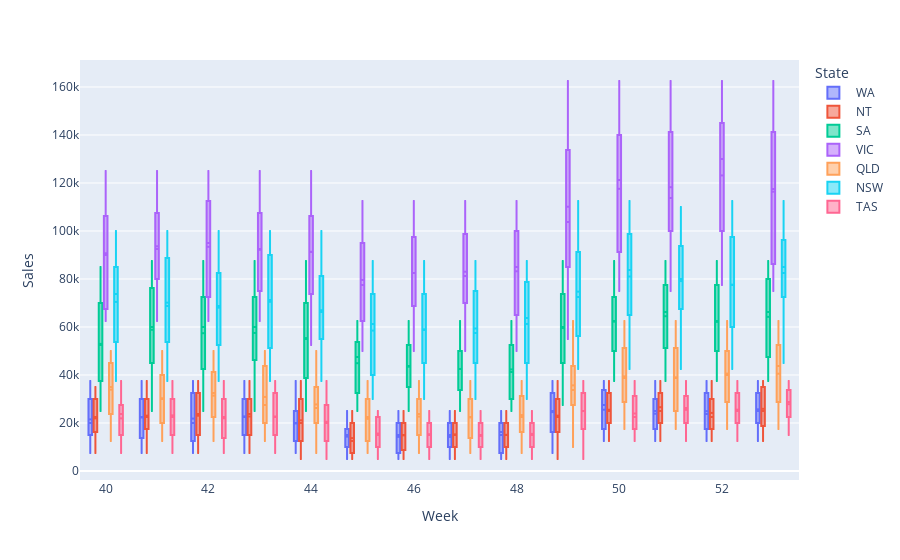

The notebook cell saved with this chart:
### Code cell
# All Weekly Data Statitics wrt State
fig = px.box(sales_df, x = 'Week', y='Sales', color='State')
fig.update_traces(boxmean=True)
fig.show()

### Figure 1 — Plotly figure (JSON) as saved in the notebook; plotly's stock layout.template omitted (floating-point values rounded to 4 significant figures; data arrays with more than 128 entries replaced by an {"elided": "..."} marker saying what was removed)
{"data": [{"alignmentgroup": "True", "boxmean": true, "hovertemplate": "State= WA<br>Week=%{x}<br>Sales=%{y}<extra></extra>", "legendgroup": " WA", "marker": {"color": "#636efa"}, "name": " WA", "notched": false, "offsetgroup": " WA", "orientation": "v", "showlegend": true, "type": "box", "x": {"elided": "1080 int values"}, "x0": " ", "xaxis": "x", "y": {"elided": "1080 int values"}, "y0": " ", "yaxis": "y"}, {"alignmentgroup": "True", "boxmean": true, "hovertemplate": "State= NT<br>Week=%{x}<br>Sales=%{y}<extra></extra>", "legendgroup": " NT", "marker": {"color": "#EF553B"}, "name": " NT", "notched": false, "offsetgroup": " NT", "orientation": "v", "showlegend": true, "type": "box", "x": {"elided": "1080 int values"}, "x0": " ", "xaxis": "x", "y": {"elided": "1080 int values"}, "y0": " ", "yaxis": "y"}, {"alignmentgroup": "True", "boxmean": true, "hovertemplate": "State= SA<br>Week=%{x}<br>Sales=%{y}<extra></extra>", "legendgroup": " SA", "marker": {"color": "#00cc96"}, "name": " SA", "notched": false, "offsetgroup": " SA", "orientation": "v", "showlegend": true, "type": "box", "x": {"elided": "1080 int values"}, "x0": " ", "xaxis": "x", "y": {"elided": "1080 int values"}, "y0": " ", "yaxis": "y"}, {"alignmentgroup": "True", "boxmean": true, "hovertemplate": "State= VIC<br>Week=%{x}<br>Sales=%{y}<extra></extra>", "legendgroup": " VIC", "marker": {"color": "#ab63fa"}, "name": " VIC", "notched": false, "offsetgroup": " VIC", "orientation": "v", "showlegend": true, "type": "box", "x": {"elided": "1080 int values"}, "x0": " ", "xaxis": "x", "y": {"elided": "1080 int values"}, "y0": " ", "yaxis": "y"}, {"alignmentgroup": "True", "boxmean": true, "hovertemplate": "State= QLD<br>Week=%{x}<br>Sales=%{y}<extra></extra>", "legendgroup": " QLD", "marker": {"color": "#FFA15A"}, "name": " QLD", "notched": false, "offsetgroup": " QLD", "orientation": "v", "showlegend": true, "type": "box", "x": {"elided": "1080 int values"}, "x0": " ", "xaxis": "x", "y": {"elided": "1080 int values"}, "y0": " ", "yaxis": "y"}, {"alignmentgroup": "True", "boxmean": true, "hovertemplate": "State= NSW<br>Week=%{x}<br>Sales=%{y}<extra></extra>", "legendgroup": " NSW", "marker": {"color": "#19d3f3"}, "name": " NSW", "notched": false, "offsetgroup": " NSW", "orientation": "v", "showlegend": true, "type": "box", "x": {"elided": "1080 int values"}, "x0": " ", "xaxis": "x", "y": {"elided": "1080 int values"}, "y0": " ", "yaxis": "y"}, {"alignmentgroup": "True", "boxmean": true, "hovertemplate": "State= TAS<br>Week=%{x}<br>Sales=%{y}<extra></extra>", "legendgroup": " TAS", "marker": {"color": "#FF6692"}, "name": " TAS", "notched": false, "offsetgroup": " TAS", "orientation": "v", "showlegend": true, "type": "box", "x": {"elided": "1080 int values"}, "x0": " ", "xaxis": "x", "y": {"elided": "1080 int values"}, "y0": " ", "yaxis": "y"}], "layout": {"boxmode": "group", "legend": {"title": {"text": "State"}, "tracegroupgap": 0}, "margin": {"t": 60}, "xaxis": {"anchor": "y", "domain": [0, 1], "title": {"text": "Week"}}, "yaxis": {"anchor": "x", "domain": [0, 1], "title": {"text": "Sales"}}}}
